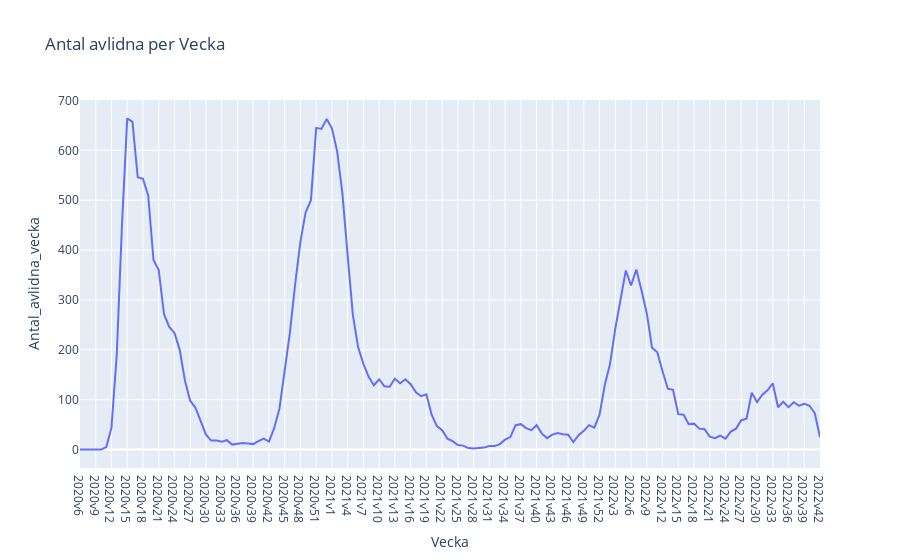

The notebook cell this image was saved under:
### Code cell
# Seaborn
sns.lineplot(x='Vecka', y='Antal_avlidna_vecka', data=covid_data)



# Plotly Express
fig_px = px.line(covid_data, x='Vecka', y='Antal_avlidna_vecka', title='Antal avlidna per Vecka')
fig_px.show()

### Figure 1 — Plotly figure (JSON) as saved in the notebook; plotly's stock layout.template omitted (floating-point values rounded to 4 significant figures; data arrays with more than 128 entries replaced by an {"elided": "..."} marker saying what was removed)
{"data": [{"hovertemplate": "Vecka=%{x}<br>Antal_avlidna_vecka=%{y}<extra></extra>", "legendgroup": "", "line": {"color": "#636efa", "dash": "solid"}, "marker": {"symbol": "circle"}, "mode": "lines", "name": "", "orientation": "v", "showlegend": false, "type": "scatter", "x": {"elided": "142 str values"}, "xaxis": "x", "y": {"elided": "142 int values"}, "yaxis": "y"}], "layout": {"legend": {"tracegroupgap": 0}, "title": {"text": "Antal avlidna per Vecka"}, "xaxis": {"anchor": "y", "domain": [0, 1], "title": {"text": "Vecka"}}, "yaxis": {"anchor": "x", "domain": [0, 1], "title": {"text": "Antal_avlidna_vecka"}}}}
